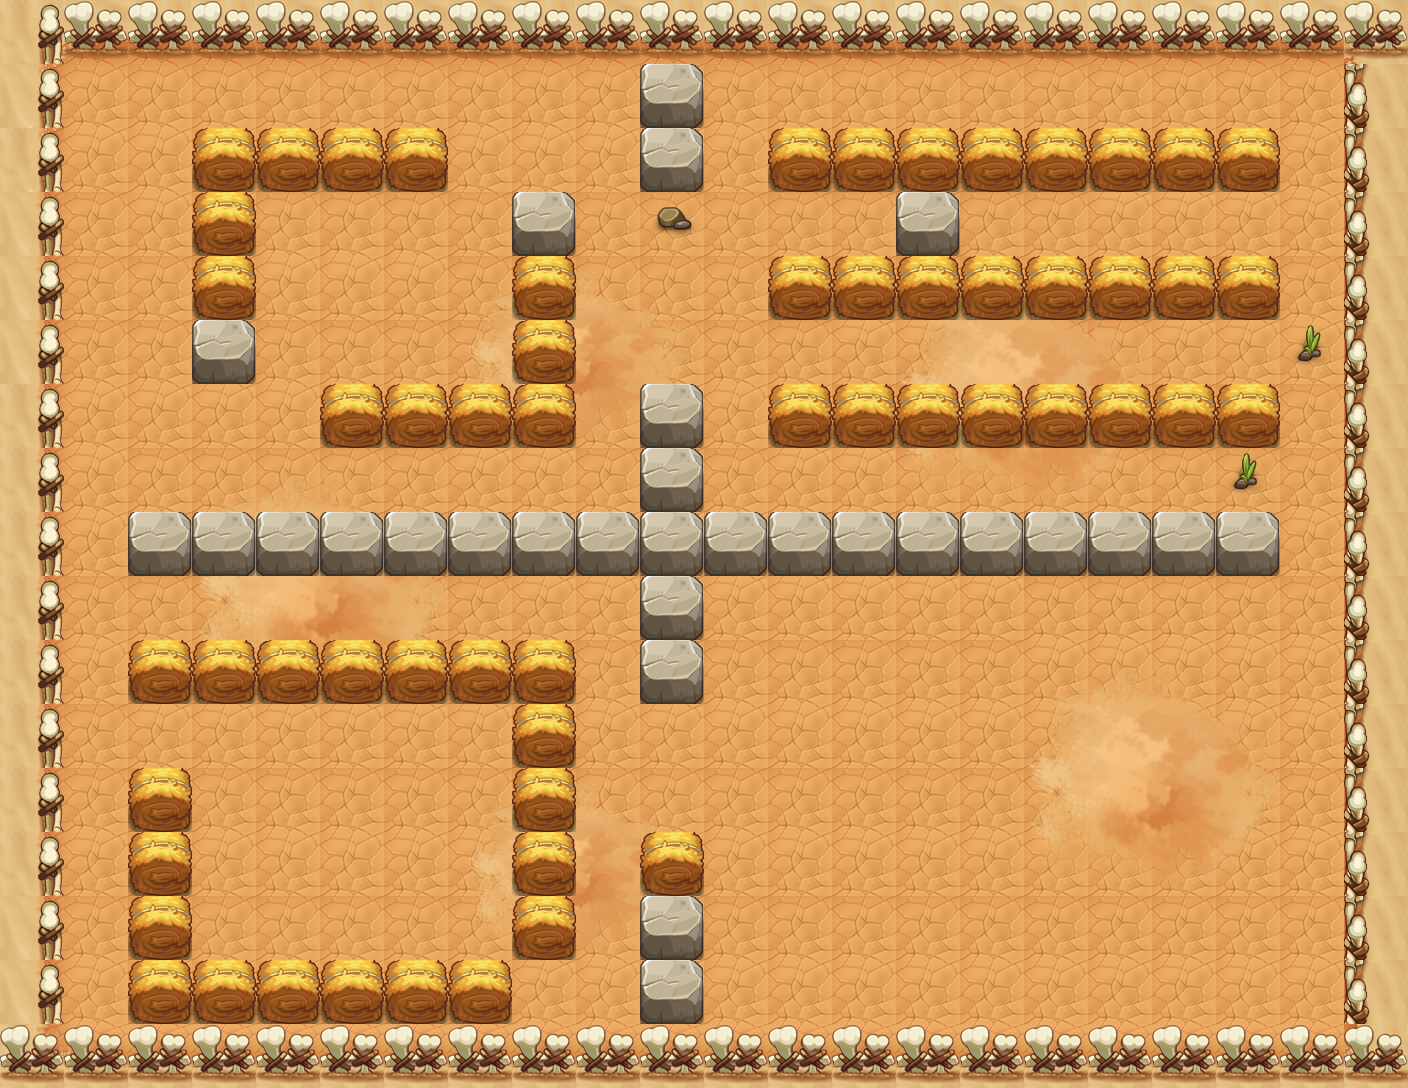

A 2D game scene composited from a Tiled map and its tileset images. What follows is a short description and the map's XML, with each tile layer's data collapsed to a summary:
An orthogonal 22x17 tile map with 64x64 px tiles, 6 tile layers (PASS, 块层 2, 块层 15, 块层 17, ...) and 22 objects (12x MONSTER, 9x TRAP, PLAYER).

<map version="1.0" orientation="orthogonal" width="22" height="17" tilewidth="64" tileheight="64">
 <properties>
  <property name="DESTRY1" value="255" />
  <property name="DESTRY2" value="314" />
  <property name="DESTRY3" value="144" />
  <property name="DESTRY4" value="173" />
  <property name="DESTRY_COUNT" value="4" />
  <property name="EXP" value="470" />
  <property name="ITEM" value="D012" />
  <property name="LOSE_SCRIPT" value="" />
  <property name="MONEY" value="705" />
  <property name="START_SCRIPT" value="lv40" />
  <property name="WIN_SCRIPT" value="Map40Plot2" />
 </properties>
 <tileset firstgid="1" name="hmpy" tilewidth="64" tileheight="64">
  <image source="hmpy-hd.png" width="1000" height="2048" />
 </tileset>
 <layer name="PASS" width="22" height="17">
  <data>[374 cells, 162 non-empty, 7 distinct tile ids]</data>
 </layer>
 <layer name="块层 2" width="22" height="17">
  <data>[374 cells, 374 non-empty, 15 distinct tile ids]</data>
 </layer>
 <layer name="块层 15" width="22" height="17">
  <data>[374 cells, 75 non-empty, 30 distinct tile ids]</data>
 </layer>
 <layer name="块层 17" width="22" height="17">
  <data>[374 cells, 86 non-empty, 2 distinct tile ids]</data>
 </layer>
 <layer name="块层 4" width="22" height="17">
  <data>[374 cells, 52 non-empty, 3 distinct tile ids]</data>
 </layer>
 <layer name="块层 3" width="22" height="17">
  <data>[374 cells, 22 non-empty, 1 distinct tile ids]</data>
 </layer>
 <objectgroup name="对象层 1" width="44" height="34">
  <object name="PLAYER" type="PLAYER" x="64" y="128" width="64" height="64" />
  <object name="mp1" type="TRAP" x="1280" y="192" width="64" height="64">
   <properties>
    <property name="trap_ani" value="mp.actor" />
    <property name="trap_floor" value="true" />
    <property name="trap_id" value="0" />
    <property name="trap_script" value="trap_moveto(&quot;PLAYER&quot;, &quot;mp1&quot;,target(&quot;mp2&quot;):getX(),target(&quot;mp2&quot;):getY() );" />
    <property name="trap_sound_id" value="1" />
    <property name="trap_start_mode" value="0" />
    <property name="trap_state" value="open" />
   </properties>
  </object>
  <object name="mp2" type="TRAP" x="64" y="576" width="64" height="64">
   <properties>
    <property name="trap_ani" value="mp.actor" />
    <property name="trap_floor" value="true" />
    <property name="trap_id" value="0" />
    <property name="trap_script" value="trap_moveto(&quot;PLAYER&quot;, &quot;mp2&quot;,target(&quot;mp1&quot;):getX(),target(&quot;mp1&quot;):getY() );" />
    <property name="trap_sound_id" value="1" />
    <property name="trap_start_mode" value="0" />
    <property name="trap_state" value="open" />
   </properties>
  </object>
  <object name="liusha" type="TRAP" x="832" y="832" width="64" height="64">
   <properties>
    <property name="lua_ai" value="trap_mire_ai" />
    <property name="trap_ani" value="liusha.actor" />
    <property name="trap_floor" value="true" />
    <property name="trap_sh" value="1" />
    <property name="trap_sw" value="1" />
   </properties>
  </object>
  <object name="liusha" type="TRAP" x="1088" y="704" width="64" height="64">
   <properties>
    <property name="lua_ai" value="trap_mire_ai" />
    <property name="trap_ani" value="liusha.actor" />
    <property name="trap_floor" value="true" />
    <property name="trap_sh" value="1" />
    <property name="trap_sw" value="1" />
   </properties>
  </object>
  <object name="zi_dan_right2" type="TRAP" x="64" y="704" width="64" height="64">
   <properties>
    <property name="trap_ani" value="fire_cat_right.actor" />
    <property name="trap_delay" value="2" />
    <property name="trap_id" value="0" />
    <property name="trap_script" value="trap(&quot;zi_dan_right2):setAtkPower(target(&quot;PLAYER&quot;):getHP()*0.1);trap(&quot;zi_dan_right2&quot;):turnRight(); trap(&quot;zi_dan_right2&quot;):getAI():getActions():addObject( AIUseSkill:create(   SkillLua:create(&quot;skill_0001&quot;)  )  );" />
    <property name="trap_start_mode" value="2" />
    <property name="trap_state" value="open" />
   </properties>
  </object>
  <object name="zi_dan_left1" type="TRAP" x="1280" y="832" width="64" height="64">
   <properties>
    <property name="trap_ani" value="fire_cat_left.actor" />
    <property name="trap_delay" value="2" />
    <property name="trap_id" value="0" />
    <property name="trap_script" value="trap(&quot;zi_dan_left1&quot;):setAtkPower(target(&quot;PLAYER&quot;):getHP()*0.1);trap(&quot;zi_dan_left1&quot;):turnLeft(); trap(&quot;zi_dan_left1&quot;):getAI():getActions():addObject( AIUseSkill:create(   SkillLua:create(&quot;skill_0001&quot;)  )  );" />
    <property name="trap_start_mode" value="2" />
    <property name="trap_state" value="open" />
   </properties>
  </object>
  <object name="bh1" type="TRAP" x="1088" y="704" width="64" height="64">
   <properties>
    <property name="trap_floor" value="true" />
    <property name="trap_id" value="2" />
    <property name="trap_sh" value="0.1" />
    <property name="trap_sw" value="0.1" />
   </properties>
  </object>
  <object name="bh1" type="TRAP" x="832" y="832" width="64" height="64">
   <properties>
    <property name="trap_floor" value="true" />
    <property name="trap_id" value="2" />
    <property name="trap_sh" value="0.1" />
    <property name="trap_sw" value="0.1" />
   </properties>
  </object>
  <object name="pg1" type="TRAP" x="640" y="256" width="64" height="64">
   <properties>
    <property name="trap_ani" value="poison_ground.actor" />
    <property name="trap_floor" value="true" />
    <property name="trap_script" value="target(&quot;PLAYER&quot;):onDamage(target(&quot;PLAYER&quot;):getHP()*0.1,&quot;TRAP&quot;);" />
    <property name="trap_start_mode" value="0" />
   </properties>
  </object>
 </objectgroup>
 <objectgroup name="m1" width="44" height="34">
  <object name="m" type="MONSTER" x="256" y="192" width="64" height="64">
   <properties>
    <property name="mid" value="0" />
   </properties>
  </object>
  <object name="m" type="MONSTER" x="448" y="320" width="64" height="64">
   <properties>
    <property name="mid" value="0" />
   </properties>
  </object>
  <object name="m" type="MONSTER" x="192" y="448" width="64" height="64">
   <properties>
    <property name="mid" value="0" />
   </properties>
  </object>
 </objectgroup>
 <objectgroup name="m2" width="44" height="34">
  <object name="m" type="MONSTER" x="1216" y="320" width="64" height="64">
   <properties>
    <property name="mid" value="0" />
   </properties>
  </object>
  <object name="m" type="MONSTER" x="1152" y="192" width="64" height="64">
   <properties>
    <property name="mid" value="0" />
   </properties>
  </object>
  <object name="m" type="MONSTER" x="1088" y="64" width="64" height="64">
   <properties>
    <property name="mid" value="0" />
   </properties>
  </object>
 </objectgroup>
 <objectgroup name="m3" width="44" height="34">
  <object name="m" type="MONSTER" x="192" y="704" width="64" height="64">
   <properties>
    <property name="mid" value="0" />
   </properties>
  </object>
  <object name="m" type="MONSTER" x="448" y="896" width="64" height="64">
   <properties>
    <property name="mid" value="0" />
   </properties>
  </object>
  <object name="m" type="MONSTER" x="576" y="576" width="64" height="64">
   <properties>
    <property name="mid" value="0" />
   </properties>
  </object>
 </objectgroup>
 <objectgroup name="m4" width="44" height="34">
  <object name="m" type="MONSTER" x="1088" y="896" width="64" height="64">
   <properties>
    <property name="mid" value="0" />
   </properties>
  </object>
  <object name="m" type="MONSTER" x="896" y="640" width="64" height="64">
   <properties>
    <property name="mid" value="0" />
   </properties>
  </object>
  <object name="m" type="MONSTER" x="832" y="960" width="64" height="64">
   <properties>
    <property name="mid" value="0" />
   </properties>
  </object>
 </objectgroup>
</map>
